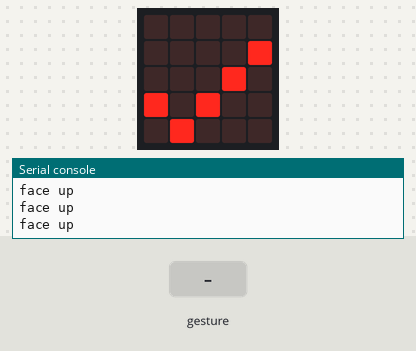
A program run on a simulated BBC micro:bit running MicroPython. On the bench: the board's 5×5 LED display, the last lines printed to the serial console. The inputs (shaded band) are chosen by the test bench. A tilt is held for 1.5 s and a shake lasts 1 s, then the board lies face up again.

Above: at 0.76 s.
1.3 s: gesture 'shake'
At 1.66 s:
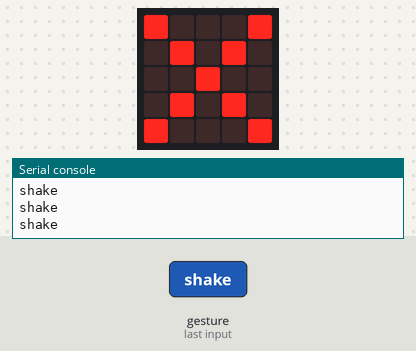
3.0 s: gesture 'up'
4.6 s: gesture 'down'
Timing chart, 0 to 7.6 s (numbered marks = the images above; inputs shaded):
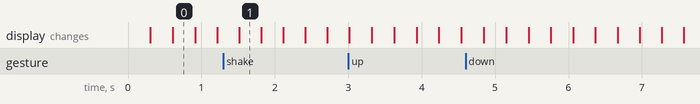

The program:

microbitSend.py
```python
# Add your Python code here. E.g.
from microbit import *

while True:
    t = accelerometer.current_gesture()
    print(t)
    display.show(Image.YES)
    sleep(5)
    display.show(Image.NO)
    sleep(5)
```
